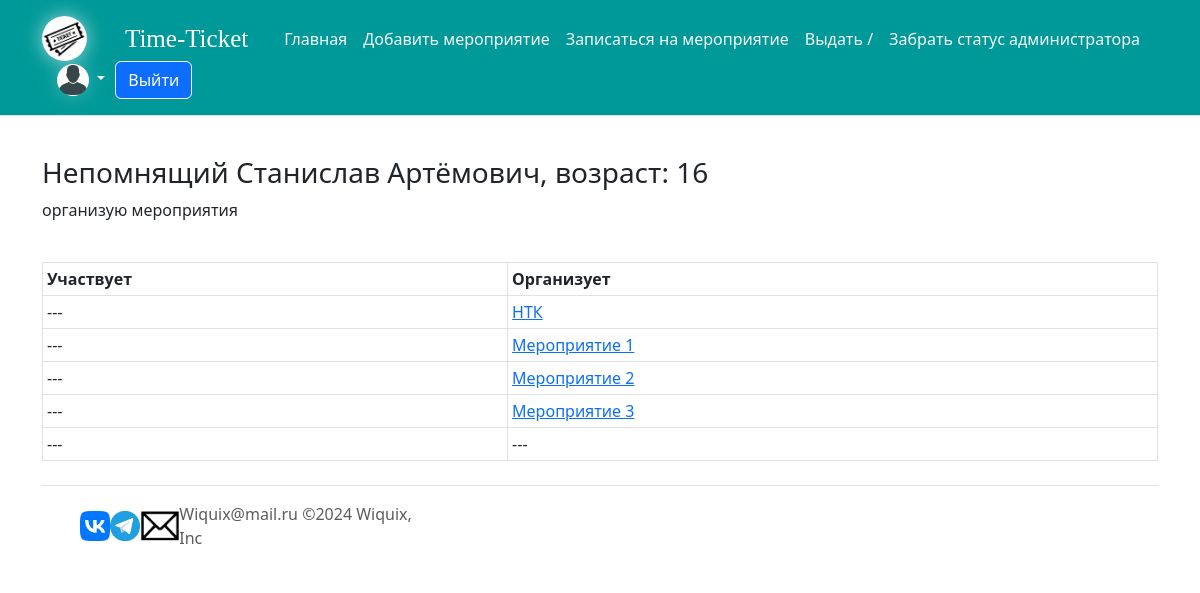
Screenshot of /profile/1 (signed in) with the database file from the repository.
### instance/DataBase.py (models this page shows, shortened)
class Users(db.Model, UserMixin):
    id = db.Column(db.Integer, primary_key=True)
    mail = db.Column(db.String(50), unique=True)
    password = db.Column(db.String(50), nullable=False)
    fio = db.Column(db.String)
    description = db.Column(db.String, nullable=False)
    age = db.Column(db.Integer, nullable=False)
    balance = db.Column(db.Integer, nullable=False, default=0)
    admin = db.Column(db.Integer, default=0)
    events = db.relationship('Events', backref='Users', lazy='dynamic')
    event_users = db.relationship('Event_users', backref='Users', lazy='dynamic')

class Events(db.Model):
    id = db.Column(db.Integer, primary_key=True)
    name = db.Column(db.String(30), nullable=False)
    adress = db.Column(db.String, nullable=False)
    description = db.Column(db.String, nullable=False)
    start_datetime = db.Column(db.Integer, nullable=False)
    end_datetime = db.Column(db.Integer, nullable=False)
    filename = db.Column(db.String)
    organizer = db.Column(db.Integer, db.ForeignKey('users.id'))

### main.py (the view)
@app.route('/profile/<id>')
def profile(id):
    events = []
    if current_user.is_authenticated:
        balance = Users.query.filter(Users.id == current_user.id).first().balance
        user = Users.query.filter(Users.id == id).first()
        events_user = Event_users.query.filter(Event_users.id_user == user.id).all()
        org = Events.query.filter(Events.organizer == user.id).all()
        for i in events_user:
            print(i)
            events.append(Events.query.filter(Events.id == i.id_event).first())
        events.append(0)
        org.append(0)
        if len(org)>len(events):
            while len(org)>len(events):
                events.append(0)
        if len(org)<len(events):
            while len(org)<len(events):
                org.append(0)
        return render_template("profile.html", user=user, events=events, organizer=org, balance=balance)

### main.py (called while the page is built)
@manager.user_loader
def load_user(id):
    return db.session.get(Users, id)

### templates/profile.html (shortened to what this page needs)
{% extends 'base.html' %}
{% block main %}
    <br>
    <h3>{{user.fio}}, возраст: {{user.age}}</h3>
    <p>{{user.description}}</p>
    <br>
    <table class="table table-sm table-bordered">
      <thead>
      <tr>
        <th>Участвует</th>
        <th>Организует</th>
      </tr>
      </thead>
      <tbody>
      {% if (events|length) != 0 or (organizer|length) != 0 %}
        {% if (events|length)>(organizer|length)%}
          {% for i in range(events|length) %}
            <tr>
              <td>
                {% if events[i] != 0 %}
                <a href="/event/{{events[i].id}}">
                  {{events[i].name}}
                </a>
                {% else %}
                  ---
                {%endif%}
              </td>
              <td>
                {% if organizer[i] !=  0 %}
                <a href="/event/{{organizer[i].id}}">
                  {{organizer[i].name}}
                </a>
                {% else %}
                  ---
                {%endif%}
              </td>
          {% endfor %}
        {%else%}
          {% for i in range(organizer|length) %}
            <tr>
              <td>
                {% if events[i] !=  0 %}
                  <a href="/event/{{events[i].id}}">
                  {{events[i].name}}
                </a>
                {% else %}
                  ---
                {%endif%}
              </td>
              <td>
                {% if organizer[i] !=  0 %}
                <a href="/event/{{organizer[i].id}}">
                  {{organizer[i].name}}
              </a>
                {% else %}
                  ---
                {%endif%}
              </td>
          {% endfor %}
          {%endif%}
      {% else %}
          <tr>
            <td>Данный пользователь не записался ещё ни на одно мероприятие</td>
            <td>Данный пользователь не проводит мероприятие</td>
      {%endif%}
      </tr>
      </tbody>
    </table>
{% endblock %}

### rows the page displays
Users: fio "Непомнящий Станислав Артёмович", age "16", description "организую мероприятия"
Events: name "НТК"
Events: name "Мероприятие 1"
Events: name "Мероприятие 2"
Events: name "Мероприятие 3"
